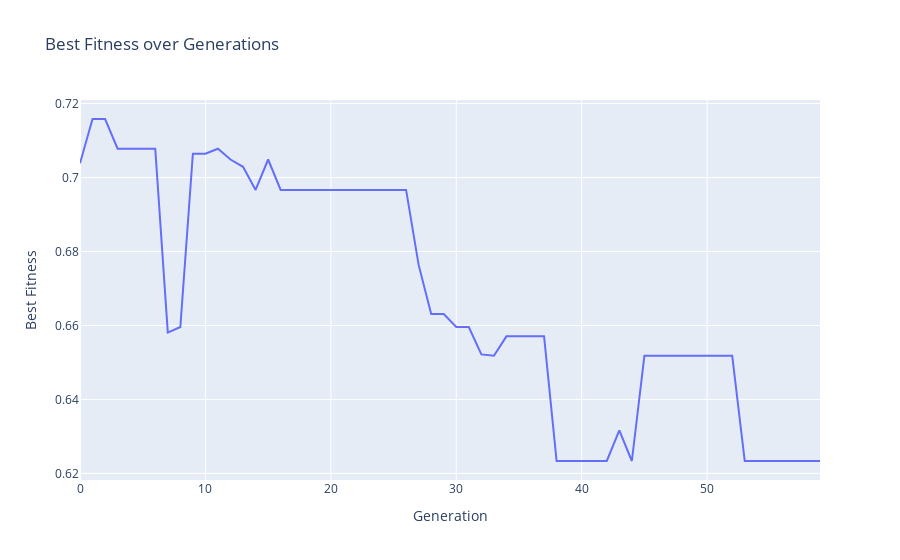

Notebook source saved alongside this figure:
### Code cell
fig = go.Figure()
fig.add_trace(
    go.Scatter(
        x=list(range(ga.max_iter)),
        y=ga.generation_best_Y,
        mode="lines",
        name="Best Fitness",
    )
)
fig.update_layout(
    title="Best Fitness over Generations",
    xaxis_title="Generation",
    yaxis_title="Best Fitness",
)
fig.show()

### Figure 1 — Plotly figure (JSON) as saved in the notebook; plotly's stock layout.template omitted (floating-point values rounded to 4 significant figures)
{"data": [{"mode": "lines", "name": "Best Fitness", "type": "scatter", "x": [0, 1, 2, 3, 4, 5, 6, 7, 8, 9, 10, 11, 12, 13, 14, 15, 16, 17, 18, 19, 20, 21, 22, 23, 24, 25, 26, 27, 28, 29, 30, 31, 32, 33, 34, 35, 36, 37, 38, 39, 40, 41, 42, 43, 44, 45, 46, 47, 48, 49, 50, 51, 52, 53, 54, 55, 56, 57, 58, 59], "y": [0.7038, 0.7158, 0.7158, 0.7078, 0.7078, 0.7078, 0.7078, 0.6581, 0.6596, 0.7064, 0.7064, 0.7078, 0.7049, 0.7029, 0.6966, 0.7049, 0.6966, 0.6966, 0.6966, 0.6966, 0.6966, 0.6966, 0.6966, 0.6966, 0.6966, 0.6966, 0.6966, 0.6764, 0.6631, 0.6631, 0.6596, 0.6596, 0.6522, 0.6518, 0.657, 0.657, 0.657, 0.657, 0.6234, 0.6234, 0.6234, 0.6234, 0.6234, 0.6316, 0.6234, 0.6518, 0.6518, 0.6518, 0.6518, 0.6518, 0.6518, 0.6518, 0.6518, 0.6234, 0.6234, 0.6234, 0.6234, 0.6234, 0.6234, 0.6234]}], "layout": {"title": {"text": "Best Fitness over Generations"}, "xaxis": {"title": {"text": "Generation"}}, "yaxis": {"title": {"text": "Best Fitness"}}}}
